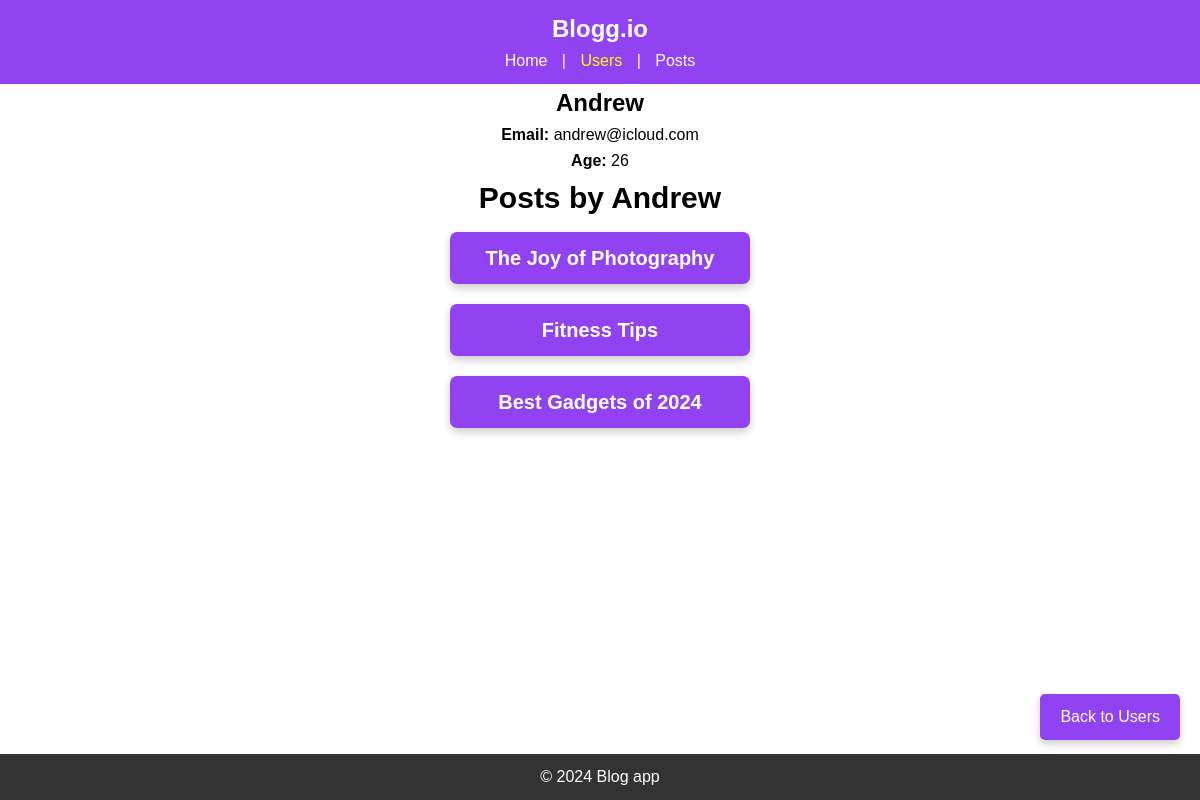
The page /users/profile/3 on the database its author committed.
### models.py (models this page shows)
class User(db.Model):
    id = db.Column(db.Integer, primary_key=True)
    username = db.Column(db.String(80), unique=True, nullable=False)
    email = db.Column(db.String(120), unique=True, nullable=False)
    age = db.Column(db.Integer)
    posts = db.relationship('Post', backref='user', lazy=True)
    comments = db.relationship('Comment', backref='user', lazy=True)

class Post(db.Model):
    id = db.Column(db.Integer, primary_key=True, autoincrement=True)
    user_id = db.Column(db.Integer, db.ForeignKey(User.id))
    posted_by = db.relationship('User')
    posted = db.Column(db.DateTime, nullable=False)
    title = db.Column(db.String(120), nullable=False)
    body = db.Column(db.String(500), nullable=False)
    reads = db.Column(db.Integer, default=0)
    comments = db.relationship('Comment', backref='post', lazy=True)

### app.py (the view)
@app.route('/users/profile/<int:user_id>')
def display_user_profile(user_id):
    user = User.query.filter_by(id=user_id).first()
    return render_template('user_profile.html', user=user)

### templates/user_profile.html (shortened to what this page needs)
{% extends "base.html" %}
{% block content %}
<section>
  <h2>{{ user.username }}</h2>
  <p><strong>Email:</strong> {{ user.email }}</p>
  <p><strong>Age:</strong> {{ user.age }}</p>
  <h3 id="user_profile_post_name">Posts by {{ user.username }}</h3>
  <ul id="userprofileul">
    {% for post in user.posts %}
    <li id="postdisplay">
      <a id href="{{ url_for('display_post', post_id=post.id) }}">{{ post.title }}</a>
    </li>
    {% else %}
    <li>No posts available.</li>
    {% endfor %}
  </ul>
  <a id="backbutton" href="{{ url_for('display_all_users') }}">Back to Users</a>
</section>
{% endblock %}

### static/styles.css (style rules this page uses)
* { margin: 0; padding: 0; box-sizing: border-box; }
html,body { width: 100%; overflow-x: hidden; }
body { font-family: Arial, sans-serif; line-height: 1.6; background-color: #efeef1; color: black; margin: 0; padding: 0; align-items: center; display: flex; flex-direction: column; min-height: 100vh; }
a { color: black; text-decoration: none; }
ul li a { font-weight: bold; }
#user_profile_post_name { font-size: 30px; }
#postdisplay { background-color: #9243f1; font-size: 20px; margin: 10px 0; border-radius: 7px; box-shadow: 0 4px 10px rgba(0, 0, 0, 0.2); padding: 10px; width: 300px; transition: transform 0.3s ease , background-color 0.3s ease; display: block; text-align: center; color: white; text-decoration: none; }
#userprofileul { display: flex; flex-direction: column; justify-content: center; align-items: center; list-style: none; }
#postdisplay a { color: white; text-decoration: none; }
#backbutton { position: fixed; bottom: 60px; right: 20px; background-color:#9243f1; color: white; text-decoration: none; padding: 10px 20px; border-radius: 5px; font-size: 16px; cursor: pointer; box-shadow: 0 4px 8px rgba(0, 0, 0, 0.2); transition: background-color 0.3s ease, transform 0.3s ease; }

### rows shown on the page
User: username "Andrew", email "andrew@icloud.com", age "26"
Post: title "The Joy of Photography"
Post: title "Fitness Tips"
Post: title "Best Gadgets of 2024"
